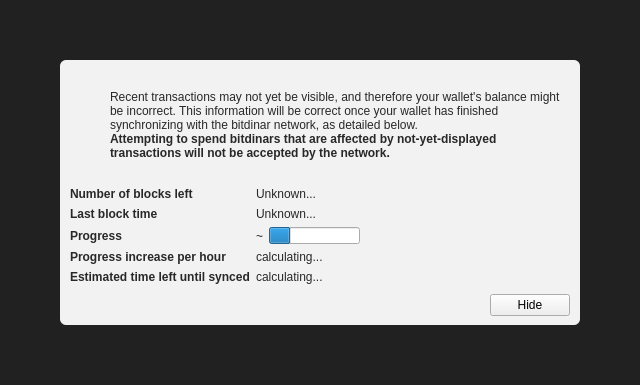
<?xml version="1.0" encoding="UTF-8"?>
<ui version="4.0">
 <class>ModalOverlay</class>
 <widget class="ModalOverlay" name="ModalOverlay">
  <property name="geometry">
   <rect>
    <x>0</x>
    <y>0</y>
    <width>640</width>
    <height>385</height>
   </rect>
  </property>
  <property name="windowTitle">
   <string>Form</string>
  </property>
  <layout class="QVBoxLayout" name="verticalLayout" stretch="0">
   <property name="sizeConstraint">
    <enum>QLayout::SetDefaultConstraint</enum>
   </property>
   <property name="leftMargin">
    <number>0</number>
   </property>
   <property name="topMargin">
    <number>0</number>
   </property>
   <property name="rightMargin">
    <number>0</number>
   </property>
   <property name="bottomMargin">
    <number>0</number>
   </property>
   <item>
    <widget class="QWidget" name="bgWidget" native="true">
     <property name="styleSheet">
      <string notr="true">#bgWidget { background: rgba(0,0,0,220); }</string>
     </property>
     <layout class="QVBoxLayout" name="verticalLayoutMain" stretch="1">
      <property name="leftMargin">
       <number>60</number>
      </property>
      <property name="topMargin">
       <number>60</number>
      </property>
      <property name="rightMargin">
       <number>60</number>
      </property>
      <property name="bottomMargin">
       <number>60</number>
      </property>
      <item>
       <widget class="QWidget" name="contentWidget" native="true">
        <property name="styleSheet">
         <string notr="true">#contentWidget { background: rgba(255,255,255,240); border-radius: 6px; }

QLabel { color: rgb(40,40,40);  }</string>
        </property>
        <layout class="QVBoxLayout" name="verticalLayoutSub" stretch="1,0,0,0">
         <property name="spacing">
          <number>0</number>
         </property>
         <property name="leftMargin">
          <number>10</number>
         </property>
         <property name="topMargin">
          <number>10</number>
         </property>
         <property name="rightMargin">
          <number>10</number>
         </property>
         <property name="bottomMargin">
          <number>10</number>
         </property>
         <item>
          <layout class="QHBoxLayout" name="horizontalLayoutIconText" stretch="0,1">
           <property name="topMargin">
            <number>20</number>
           </property>
           <item>
            <layout class="QVBoxLayout" name="verticalLayoutIcon">
             <property name="leftMargin">
              <number>0</number>
             </property>
             <item>
              <widget class="QPushButton" name="warningIcon">
               <property name="enabled">
                <bool>false</bool>
               </property>
               <property name="text">
                <string/>
               </property>
               <property name="icon">
                <iconset>
                 <normaloff>:/icons/warning</normaloff>
                 <disabledoff>:/icons/warning</disabledoff>:/icons/warning</iconset>
               </property>
               <property name="iconSize">
                <size>
                 <width>48</width>
                 <height>48</height>
                </size>
               </property>
               <property name="flat">
                <bool>true</bool>
               </property>
              </widget>
             </item>
             <item>
              <spacer name="verticalSpacerWarningIcon">
               <property name="orientation">
                <enum>Qt::Vertical</enum>
               </property>
               <property name="sizeHint" stdset="0">
                <size>
                 <width>20</width>
                 <height>40</height>
                </size>
               </property>
              </spacer>
             </item>
            </layout>
           </item>
           <item>
            <layout class="QVBoxLayout" name="verticalLayoutInfoText">
             <property name="leftMargin">
              <number>0</number>
             </property>
             <property name="topMargin">
              <number>0</number>
             </property>
             <item>
              <widget class="QLabel" name="infoText">
               <property name="text">
                <string>Recent transactions may not yet be visible, and therefore your wallet's balance might be incorrect. This information will be correct once your wallet has finished synchronizing with the bitdinar network, as detailed below.</string>
               </property>
               <property name="textFormat">
                <enum>Qt::RichText</enum>
               </property>
               <property name="wordWrap">
                <bool>true</bool>
               </property>
              </widget>
             </item>
             <item>
              <widget class="QLabel" name="infoTextStrong">
               <property name="font">
                <font>
                 <weight>75</weight>
                 <bold>true</bold>
                </font>
               </property>
               <property name="text">
                <string>Attempting to spend bitdinars that are affected by not-yet-displayed transactions will not be accepted by the network.</string>
               </property>
               <property name="textFormat">
                <enum>Qt::RichText</enum>
               </property>
               <property name="wordWrap">
                <bool>true</bool>
               </property>
              </widget>
             </item>
             <item>
              <spacer name="verticalSpacerInTextSpace">
               <property name="orientation">
                <enum>Qt::Vertical</enum>
               </property>
               <property name="sizeHint" stdset="0">
                <size>
                 <width>20</width>
                 <height>40</height>
                </size>
               </property>
              </spacer>
             </item>
            </layout>
           </item>
          </layout>
         </item>
         <item>
          <spacer name="verticalSpacerAfterText">
           <property name="orientation">
            <enum>Qt::Vertical</enum>
           </property>
           <property name="sizeHint" stdset="0">
            <size>
             <width>20</width>
             <height>40</height>
            </size>
           </property>
          </spacer>
         </item>
         <item>
          <layout class="QFormLayout" name="formLayout">
           <property name="fieldGrowthPolicy">
            <enum>QFormLayout::FieldsStayAtSizeHint</enum>
           </property>
           <property name="horizontalSpacing">
            <number>6</number>
           </property>
           <property name="verticalSpacing">
            <number>6</number>
           </property>
           <property name="topMargin">
            <number>10</number>
           </property>
           <item row="0" column="0">
            <widget class="QLabel" name="labelNumberOfBlocksLeft">
             <property name="font">
              <font>
               <weight>75</weight>
               <bold>true</bold>
              </font>
             </property>
             <property name="text">
              <string>Number of blocks left</string>
             </property>
            </widget>
           </item>
           <item row="0" column="1">
            <widget class="QLabel" name="numberOfBlocksLeft">
             <property name="text">
              <string>Unknown...</string>
             </property>
            </widget>
           </item>
           <item row="1" column="0">
            <widget class="QLabel" name="labelLastBlockTime">
             <property name="font">
              <font>
               <weight>75</weight>
               <bold>true</bold>
              </font>
             </property>
             <property name="text">
              <string>Last block time</string>
             </property>
            </widget>
           </item>
           <item row="1" column="1">
            <widget class="QLabel" name="newestBlockDate">
             <property name="sizePolicy">
              <sizepolicy hsizetype="Maximum" vsizetype="Preferred">
               <horstretch>0</horstretch>
               <verstretch>0</verstretch>
              </sizepolicy>
             </property>
             <property name="text">
              <string>Unknown...</string>
             </property>
            </widget>
           </item>
           <item row="2" column="0">
            <widget class="QLabel" name="labelSyncDone">
             <property name="font">
              <font>
               <weight>75</weight>
               <bold>true</bold>
              </font>
             </property>
             <property name="text">
              <string>Progress</string>
             </property>
            </widget>
           </item>
           <item row="2" column="1">
            <layout class="QHBoxLayout" name="horizontalLayoutSync" stretch="0,1">
             <item>
              <widget class="QLabel" name="percentageProgress">
               <property name="text">
                <string notr="true">~</string>
               </property>
              </widget>
             </item>
             <item>
              <widget class="QProgressBar" name="progressBar">
               <property name="value">
                <number>24</number>
               </property>
               <property name="format">
                <string/>
               </property>
              </widget>
             </item>
            </layout>
           </item>
           <item row="4" column="0">
            <widget class="QLabel" name="labelProgressIncrease">
             <property name="font">
              <font>
               <weight>75</weight>
               <bold>true</bold>
              </font>
             </property>
             <property name="text">
              <string>Progress increase per hour</string>
             </property>
            </widget>
           </item>
           <item row="4" column="1">
            <widget class="QLabel" name="progressIncreasePerH">
             <property name="text">
              <string>calculating...</string>
             </property>
            </widget>
           </item>
           <item row="5" column="0">
            <widget class="QLabel" name="labelEstimatedTimeLeft">
             <property name="font">
              <font>
               <weight>75</weight>
               <bold>true</bold>
              </font>
             </property>
             <property name="text">
              <string>Estimated time left until synced</string>
             </property>
            </widget>
           </item>
           <item row="5" column="1">
            <widget class="QLabel" name="expectedTimeLeft">
             <property name="text">
              <string>calculating...</string>
             </property>
            </widget>
           </item>
          </layout>
         </item>
         <item>
          <layout class="QHBoxLayout" name="horizontalLayoutButtons">
           <property name="leftMargin">
            <number>10</number>
           </property>
           <property name="topMargin">
            <number>10</number>
           </property>
           <item>
            <spacer name="horizontalSpacer">
             <property name="orientation">
              <enum>Qt::Horizontal</enum>
             </property>
             <property name="sizeHint" stdset="0">
              <size>
               <width>40</width>
               <height>20</height>
              </size>
             </property>
            </spacer>
           </item>
           <item>
            <widget class="QPushButton" name="closeButton">
             <property name="text">
              <string>Hide</string>
             </property>
            </widget>
           </item>
          </layout>
         </item>
        </layout>
       </widget>
      </item>
     </layout>
    </widget>
   </item>
  </layout>
 </widget>
 <customwidgets>
  <customwidget>
   <class>ModalOverlay</class>
   <extends>QWidget</extends>
   <header>modaloverlay.h</header>
   <container>1</container>
  </customwidget>
 </customwidgets>
 <resources/>
 <connections/>
</ui>
